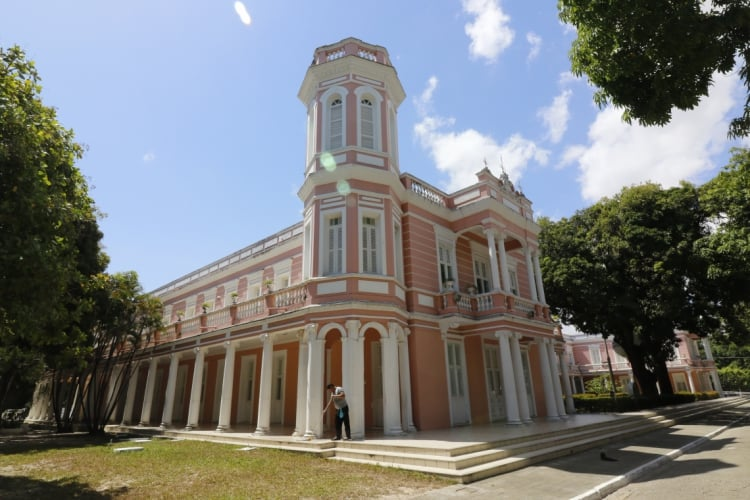
#> input picture Fotos/ufc.jpg, 750 x 500 px
$ python canaisCores.py
#> lines starting #> are read from the running program, lines starting #| are printed output that depends on the picture
import cv2 as cv
import numpy as np

img = cv.imread("Fotos/ufc.jpg")
#> img is the input picture: shape (500, 750, 3); mean B, G, R 122.6, 123, 120.7
cv.imshow("ufc", img)

vazio = np.zeros(img.shape[:2], dtype='uint8')
cv.imshow("vazio", vazio)

b,g,r = cv.split(img)
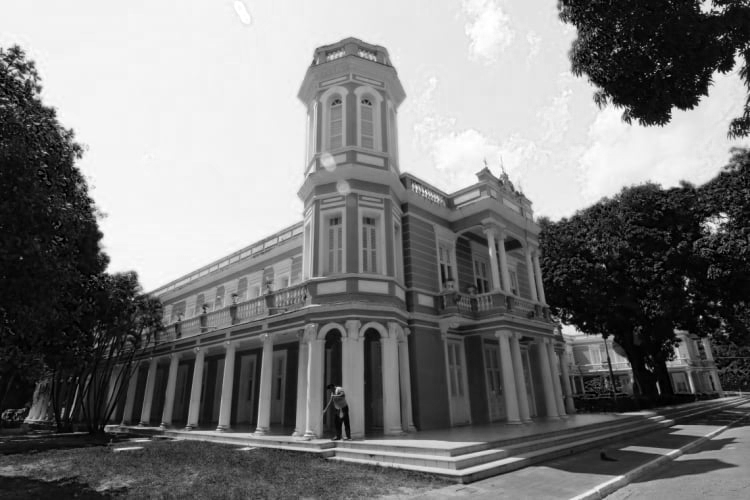
#> b: shape (500, 750); min 0, max 255, mean 122.6
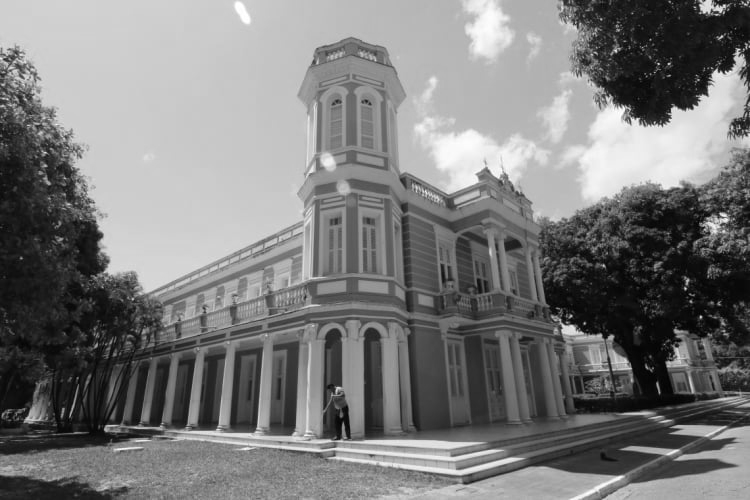
#> g: shape (500, 750); min 0, max 255, mean 123
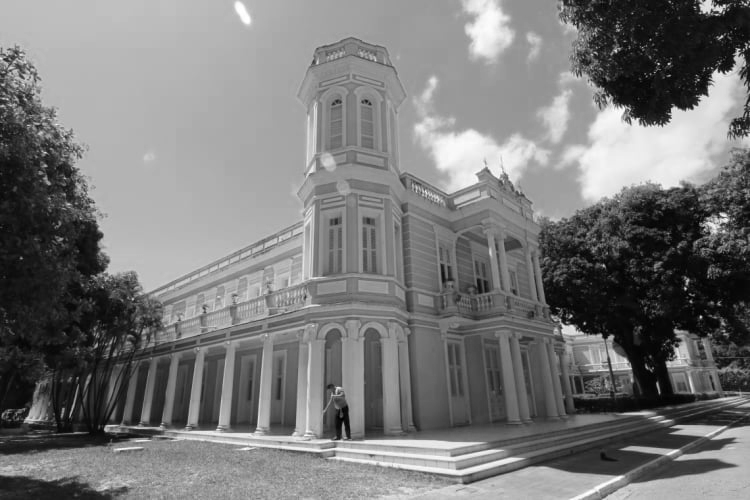
#> r: shape (500, 750); min 0, max 255, mean 120.7

cinza = cv.cvtColor(img, cv.COLOR_BGR2GRAY)

azul = cv.merge([b,vazio,vazio])
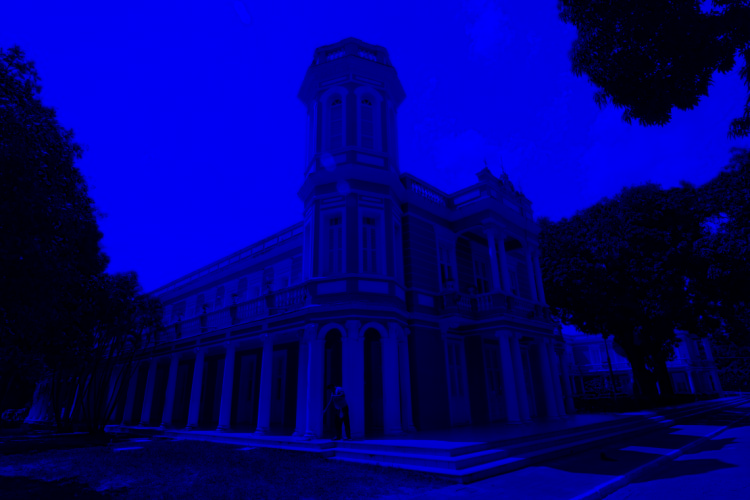
#> azul: shape (500, 750, 3); mean of channels 0, 1, 2 122.6, 0, 0; drawn as B, G, R
verde = cv.merge([vazio, g,vazio])
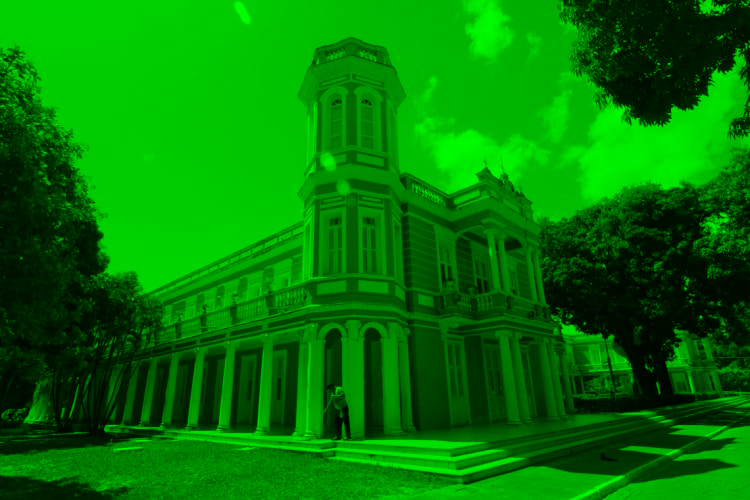
#> verde: shape (500, 750, 3); mean of channels 0, 1, 2 0, 123, 0; drawn as B, G, R
vermelho = cv.merge([vazio, vazio, r])
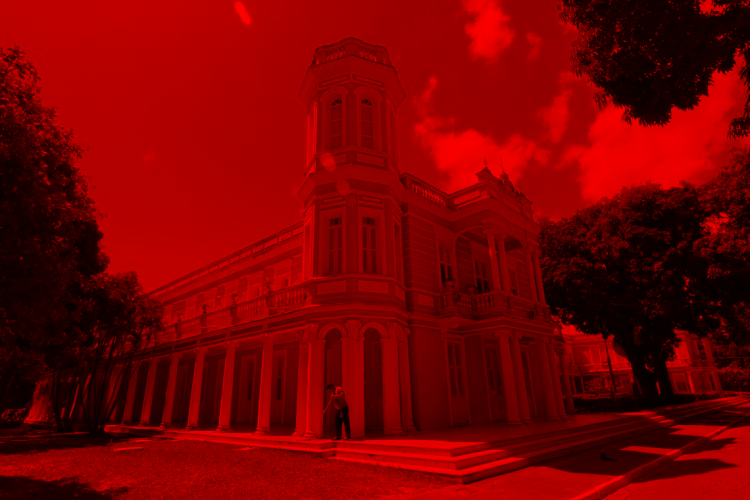
#> vermelho: shape (500, 750, 3); mean of channels 0, 1, 2 0, 0, 120.7; drawn as B, G, R

cv.imshow('azul', azul)
cv.imshow('vermelho', vermelho)
cv.imshow('verde', verde)

print(img.shape)
#| (500, 750, 3)
print(b.shape)
#| (500, 750)
print(g.shape)
#| (500, 750)
print(r.shape)
#| (500, 750)
print(cinza.shape)
#| (500, 750)

juntar = cv.merge([b,g,r])
cv.imshow('juntar', juntar)

#ver as dimensoes do hsv e LAB

cv.waitKey(0)
cv.destroyAllWindows()

$ run again, with Fotos/dogs.jpg copied over Fotos/ufc.jpg
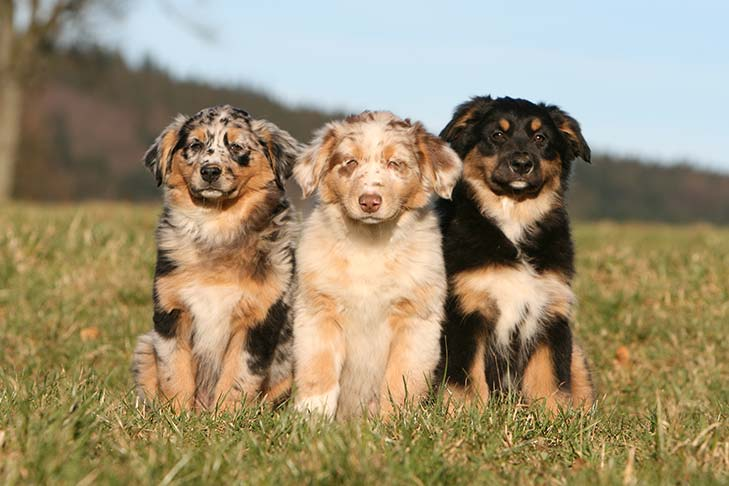
#> input picture Fotos/dogs.jpg, 729 x 486 px
#> img is the input picture: shape (486, 729, 3); mean B, G, R 115.1, 144.1, 157.9
#> `verde = cv.merge([vazio, g,vazio])`:
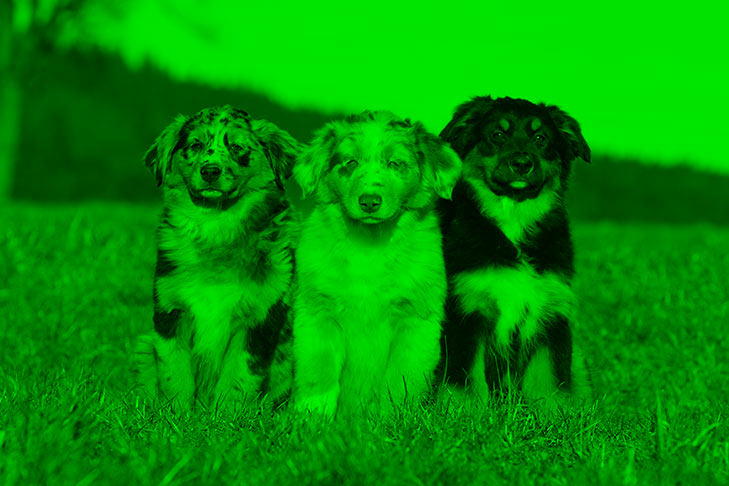
#> verde: shape (486, 729, 3); mean of channels 0, 1, 2 0, 144.1, 0; drawn as B, G, R
#> `vermelho = cv.merge([vazio, vazio, r])`:
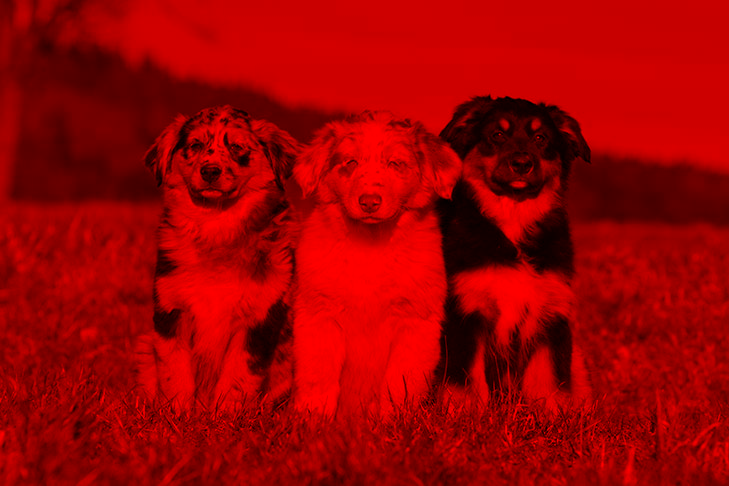
#> vermelho: shape (486, 729, 3); mean of channels 0, 1, 2 0, 0, 157.9; drawn as B, G, R
#| (486, 729, 3)
#| (486, 729)
#| (486, 729)
#| (486, 729)
#| (486, 729)

$ run again, with Fotos/flores.jpg copied over Fotos/ufc.jpg
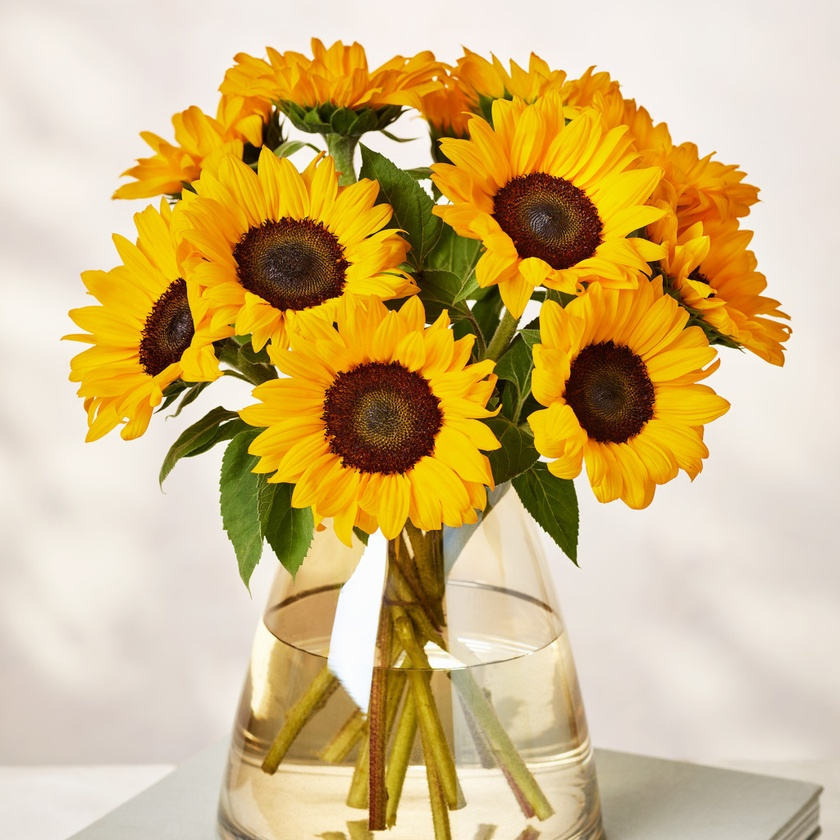
#> input picture Fotos/flores.jpg, 840 x 840 px, shrunk from 1024 x 1024 before the run
#> img is the input picture: shape (840, 840, 3); mean B, G, R 126.9, 183.2, 209.6
#> `verde = cv.merge([vazio, g,vazio])`:
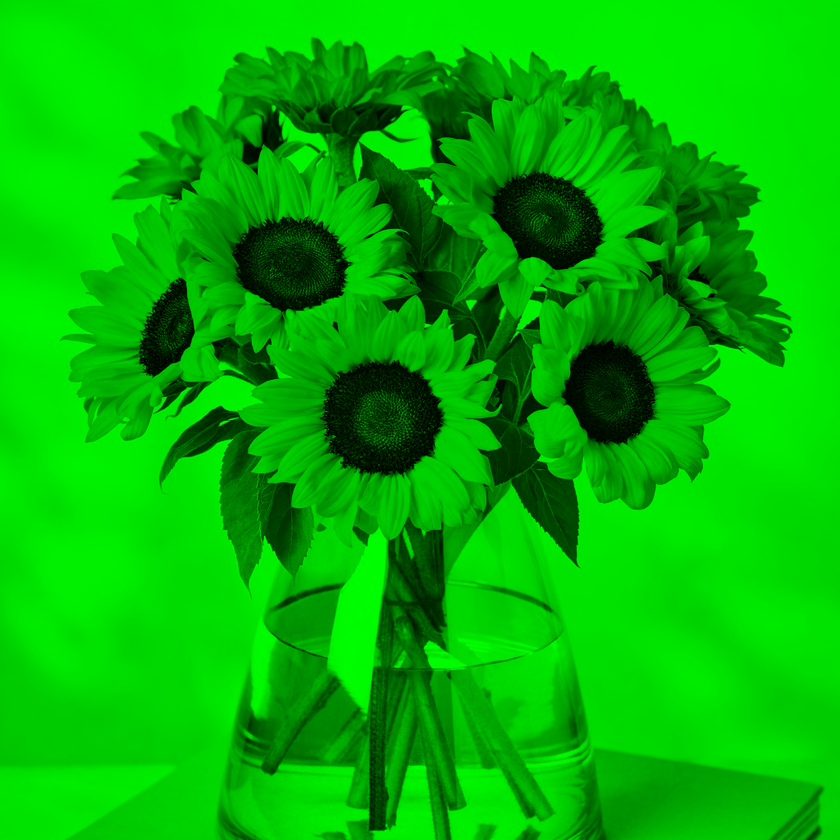
#> verde: shape (840, 840, 3); mean of channels 0, 1, 2 0, 183.2, 0; drawn as B, G, R
#> `vermelho = cv.merge([vazio, vazio, r])`:
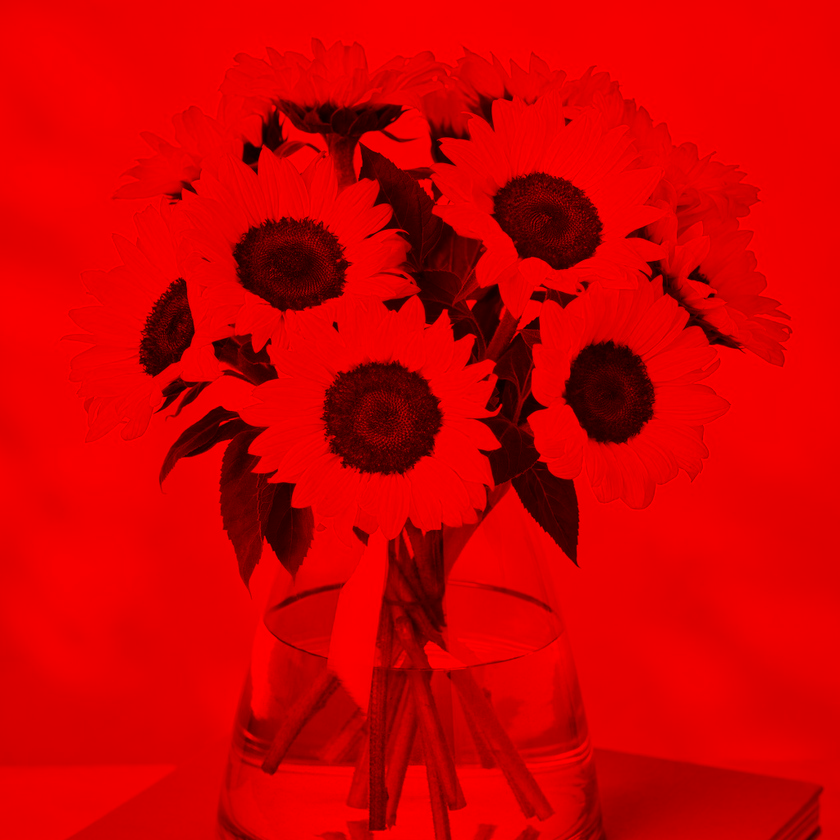
#> vermelho: shape (840, 840, 3); mean of channels 0, 1, 2 0, 0, 209.6; drawn as B, G, R
#| (840, 840, 3)
#| (840, 840)
#| (840, 840)
#| (840, 840)
#| (840, 840)

$ run again, with Fotos/garoto.jpg copied over Fotos/ufc.jpg
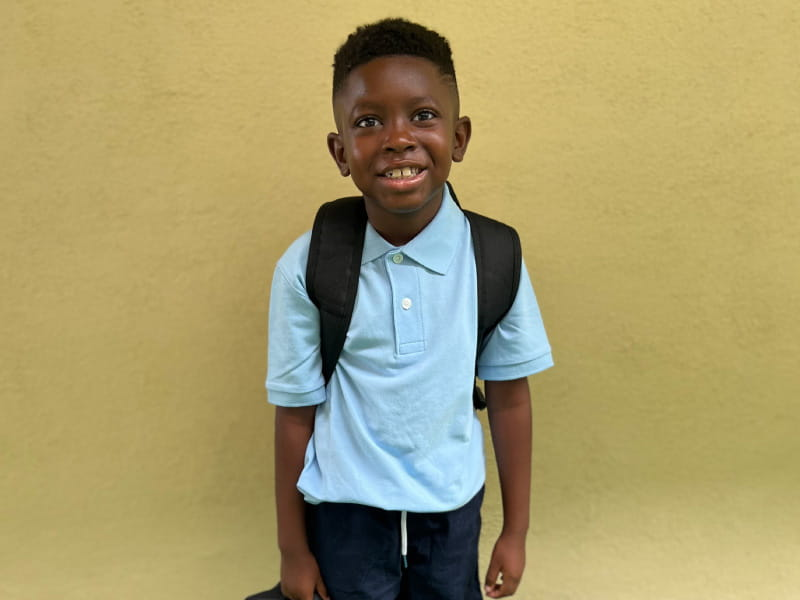
#> input picture Fotos/garoto.jpg, 800 x 600 px
#> img is the input picture: shape (600, 800, 3); mean B, G, R 108.3, 156.3, 167.5
#> `verde = cv.merge([vazio, g,vazio])`:
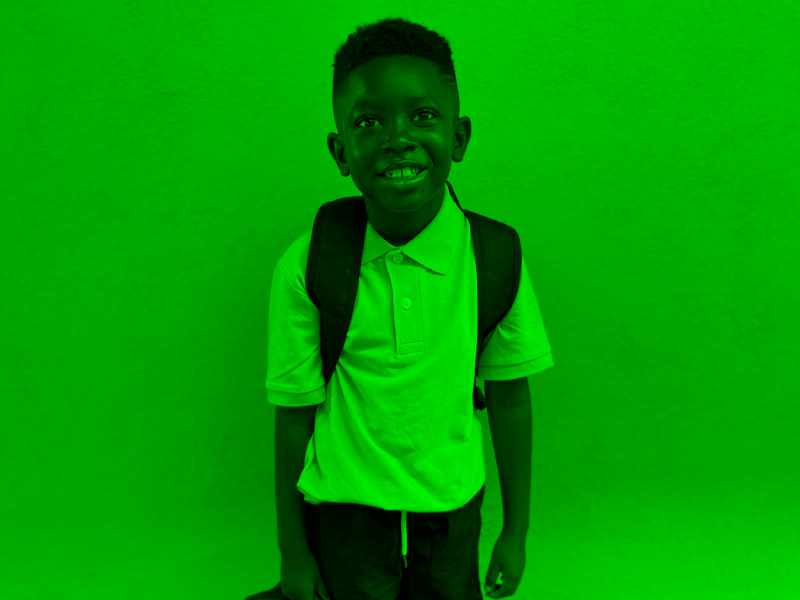
#> verde: shape (600, 800, 3); mean of channels 0, 1, 2 0, 156.3, 0; drawn as B, G, R
#> `vermelho = cv.merge([vazio, vazio, r])`:
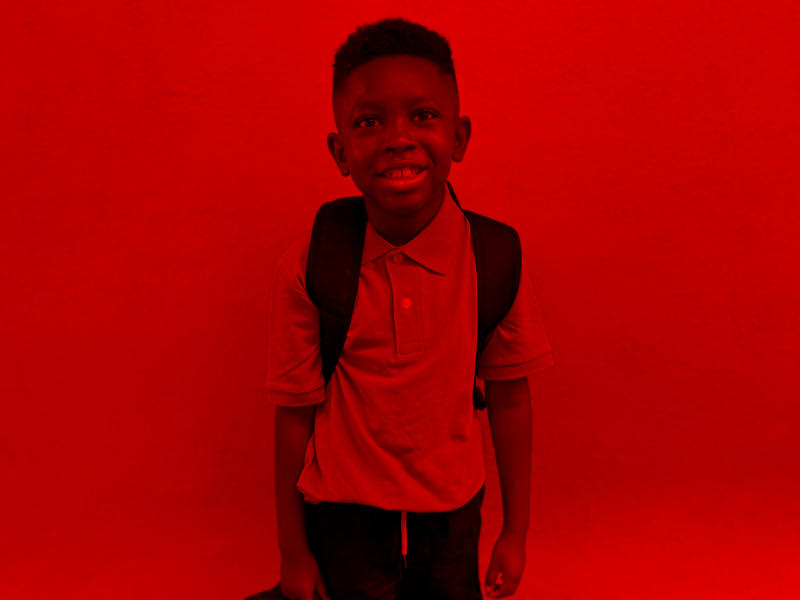
#> vermelho: shape (600, 800, 3); mean of channels 0, 1, 2 0, 0, 167.5; drawn as B, G, R
#| (600, 800, 3)
#| (600, 800)
#| (600, 800)
#| (600, 800)
#| (600, 800)
